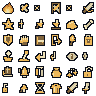

Reproduce this figure in Python.
"""Paint all verb icons on one sheet, then split it back into the game files.

    python art_src/ui_offer/verb_sheet/verb_sheet.py make    # files -> sheet
    python art_src/ui_offer/verb_sheet/verb_sheet.py split   # sheet -> files

The sheet is indexed with the icons' shared palette (index 0 transparent).
Each icon keeps its own canvas (12x12, or 6x12/8x12 for the compact
versions); slots sit on a 16 px grid, and anything painted outside a slot is
ignored. `split` only rewrites icons whose pixels changed.
"""
import json
import sys
from pathlib import Path

from PIL import Image, ImageDraw

ROOT = Path(__file__).resolve().parents[3]
HERE = Path(__file__).resolve().parent
ICONS = ROOT / 'assets/art/ui_offer'
SHEET = HERE / 'verb_sheet.png'
LAYOUT = HERE / 'layout.json'
COLUMNS, PITCH, MARGIN = 6, 16, 2


def icon_names():
    names = sorted(p.stem[5:] for p in ICONS.glob('verb_*.png'))
    # Each compact version sits right after its full-size icon.
    return sorted(names, key=lambda n: (n.split('_compact')[0], '_compact' in n))


def make():
    names = icon_names()
    first = Image.open(ICONS / f'verb_{names[0]}.png')
    rows = (len(names) + COLUMNS - 1) // COLUMNS
    size = (MARGIN * 2 + COLUMNS * PITCH - (PITCH - 12), MARGIN * 2 + rows * PITCH - (PITCH - 12))
    sheet = Image.new('P', size, 0)
    sheet.putpalette(first.getpalette())
    layout = []
    for i, name in enumerate(names):
        icon = Image.open(ICONS / f'verb_{name}.png')
        assert icon.mode == 'P' and icon.getpalette() == first.getpalette(), name
        x, y = MARGIN + (i % COLUMNS) * PITCH, MARGIN + (i // COLUMNS) * PITCH
        sheet.paste(icon, (x, y))
        layout.append({'name': name, 'x': x, 'y': y, 'w': icon.width, 'h': icon.height})
    sheet.save(SHEET, transparency=0)
    LAYOUT.write_text(json.dumps(layout, indent=1) + '\n')
    guides(size, layout)
    print(f'{len(names)} icons -> {SHEET.relative_to(ROOT)}')


def guides(size, layout):
    """A slot-outline layer to put under the sheet, and a labelled 6x preview."""
    guide = Image.new('RGBA', size, (0, 0, 0, 0))
    draw = ImageDraw.Draw(guide)
    for slot in layout:
        draw.rectangle([slot['x'] - 1, slot['y'] - 1, slot['x'] + slot['w'], slot['y'] + slot['h']],
                       outline=(120, 120, 150, 255))
    guide.save(HERE / 'verb_sheet_guide.png')
    scale = 6
    preview = Image.new('RGBA', (size[0] * scale, size[1] * scale + 12), (30, 28, 40, 255))
    preview.alpha_composite(guide.resize((size[0] * scale, size[1] * scale), Image.NEAREST))
    art = Image.open(SHEET).convert('RGBA').resize((size[0] * scale, size[1] * scale), Image.NEAREST)
    preview.alpha_composite(art)
    draw = ImageDraw.Draw(preview)
    for slot in layout:
        label = slot['name'].replace('_compact', ' c')
        draw.text((slot['x'] * scale, (slot['y'] + slot['h']) * scale + 1), label, fill=(225, 212, 170, 255))
    preview.save(HERE / 'verb_sheet_labels_6x.png')


def split():
    sheet = Image.open(SHEET)
    if sheet.mode != 'P':
        sys.exit('The sheet must stay indexed (Aseprite: Sprite > Color Mode > Indexed).')
    changed = []
    for slot in json.loads(LAYOUT.read_text()):
        icon = sheet.crop((slot['x'], slot['y'], slot['x'] + slot['w'], slot['y'] + slot['h']))
        icon.putpalette(sheet.getpalette())
        path = ICONS / f"verb_{slot['name']}.png"
        old = Image.open(path)
        if old.mode == 'P' and list(old.getdata()) == list(icon.getdata()) and old.getpalette() == icon.getpalette():
            continue
        icon.save(path, transparency=0)
        changed.append(path.name)
    print(f'{len(changed)} icons updated' + (': ' + ', '.join(changed) if changed else ''))


if __name__ == '__main__':
    {'make': make, 'split': split}[sys.argv[1] if len(sys.argv) > 1 else 'make']()
